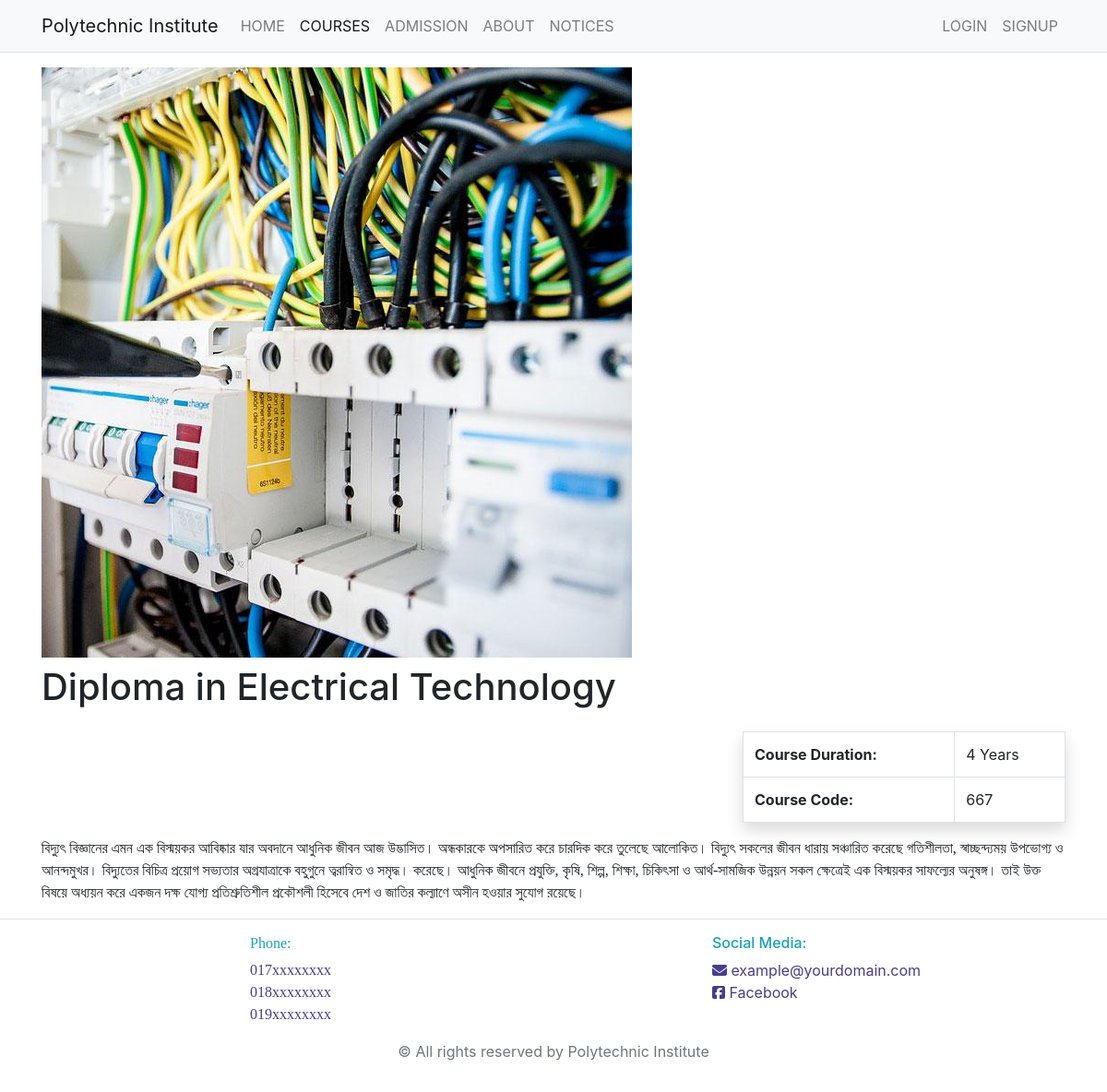
The app's page /courses/667/ with its own data.
### courses/models.py (models this page shows, shortened)
class Course(models.Model):
    name            = models.CharField(max_length=255)
    short_hand      = models.CharField(default="-T", max_length=5)
    code            = models.CharField(max_length=3)
    course_type     = models.CharField(max_length=100, choices=COURSE_TYPE, default="Diploma in Engineering")
    admission_fee   = models.IntegerField(verbose_name="Admission Fee", default=5000)
    readmission_fee = models.IntegerField(verbose_name="Re-admission Fee", default=0)
    semeseters      = models.IntegerField(verbose_name="No. of semesters", default=8)
    duration        = models.CharField(max_length=100, choices=COURSE_DURATIONS, default="4 Years")
    image           = models.ImageField(
                        upload_to='courses',
                        default='1280x640.png',
                        validators=[validate_image],
                        help_text = 'Image size: 1280x640')
    description     = models.TextField(blank=True, null=True)

### courses/views.py (the view)
# urls.py: path('<course_code>/', views.viewCourse, name='view_course'),
def viewCourse(request, course_code):
    course = Course.objects.get(code = course_code)
    template = 'courses/view_course.html'
    context = {
        'title'     : course.name,
        'course'    : course,
        'page_name' : 'course',
    }
    return render(request, template, context)

### courses/templates/courses/view_course.html
{% extends 'root/base.html' %}
{% block main %}
{% if course.image %}
    <img src="{{course.image.url}}" class="img-fluid mb-2" alt="">
{% endif %}
<h1>{{course.name}}</h1>
<div class="row">
    <div class="col-sm-6 col-lg-8"></div>
    <div class="col-sm-6 col-lg-4">
        <table class="table table-bordered mt-3 shadow">
            <tr>
                <td><strong>Course Duration:</strong></td>
                <td>{{course.duration}}</td>
            </tr>
            <tr>
                <td><strong>Course Code:</strong></td>
                <td>{{course.code}}</td>
            </tr>
        </table>
    </div>
</div>
<p class="ban">{{course.description}}</p>
{% endblock main %}

### root/static/root/main.css (style rules this page uses)
.ban { font-family: SolaimanLipi; }

### records on screen
Course: image (picture), name "Diploma in Electrical Technology", duration "4 Years", code "667", description "বিদ্যুৎ বিজ্ঞানের এমন এক বিস্ময়কর আবিষ্কার যার অবদানে আধুনিক জীবন আজ উদ্ভাসিত। অন্ধকারকে অপসারিত করে চারদিক করে তুলেছে আলােকিত। বিদ্যুৎ সকলের জীবন ধারায় সঞ্চারিত করেছে গতিশীলতা, স্বাচ্ছন্দ্যময় উপভোগ্য ও আনন্দমুখর। বিদ্যুতের বিচিত্র প্রয়ােগ সভ্যতার অগ্রযাত্রাকে বহুগুনে ত্বরান্বিত ও সমৃদ্ধ। করেছে। আধুনিক জীবনে প্রযুক্তি, কৃষি, শিল্প, শিক্ষা, চিকিৎসা ও আর্থ-সামজিক উন্নয়ন সকল ক্ষেত্রেই এক বিস্ময়কর সাফল্যের অনুষঙ্গ। তাই উক্ত বিষয়ে অধ্যয়ন করে একজন দক্ষ যােগ্য প্রতিশ্রুতিশীল প্রকৌশলী হিসেবে দেশ ও জাতির কল্যাণে অসীন হওয়ার সুযােগ রয়েছে।"
